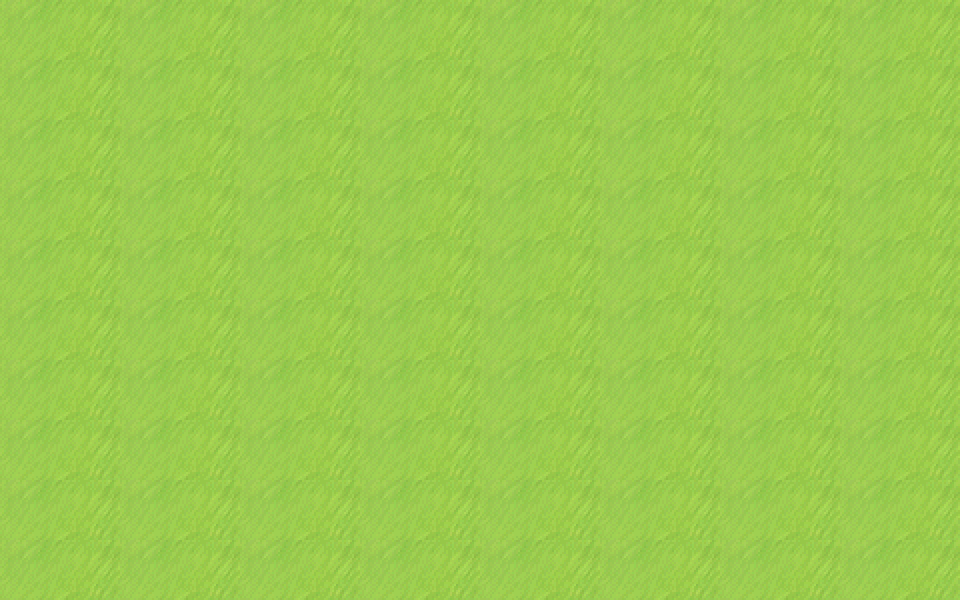

Tiled map render using the project's own tile images. Description and the whole map definition, tile-layer contents included, below:
An orthogonal 16x10 tile map with 60x60 px tiles, 1 tile layer (块层 1).

<map version="1.0" tiledversion="1.1.0" orientation="orthogonal" renderorder="left-down" width="16" height="10" tilewidth="60" tileheight="60" infinite="0" nextobjectid="1">
 <tileset firstgid="1" name="grass" tilewidth="60" tileheight="60" tilecount="9" columns="3">
  <image source="grass.png" width="239" height="180" />
 </tileset>
 <layer name="块层 1" width="16" height="10">
  <data encoding="csv">
7,8,7,8,7,8,7,8,7,8,7,8,7,8,7,8,
7,8,7,8,7,8,7,8,7,8,7,8,7,8,7,8,
7,8,7,8,7,8,7,8,7,8,7,8,7,8,7,8,
7,8,7,8,7,8,7,8,7,8,7,8,7,8,7,8,
7,8,7,8,7,8,7,8,7,8,7,8,7,8,7,8,
7,8,7,8,7,8,7,8,7,8,7,8,7,8,7,8,
7,8,7,8,7,8,7,8,7,8,7,8,7,8,7,8,
7,8,7,8,7,8,7,8,7,8,7,8,7,8,7,8,
7,8,7,8,7,8,7,8,7,8,7,8,7,8,7,8,
7,8,7,8,7,8,7,8,7,8,7,8,7,8,7,8
</data>
 </layer>
</map>